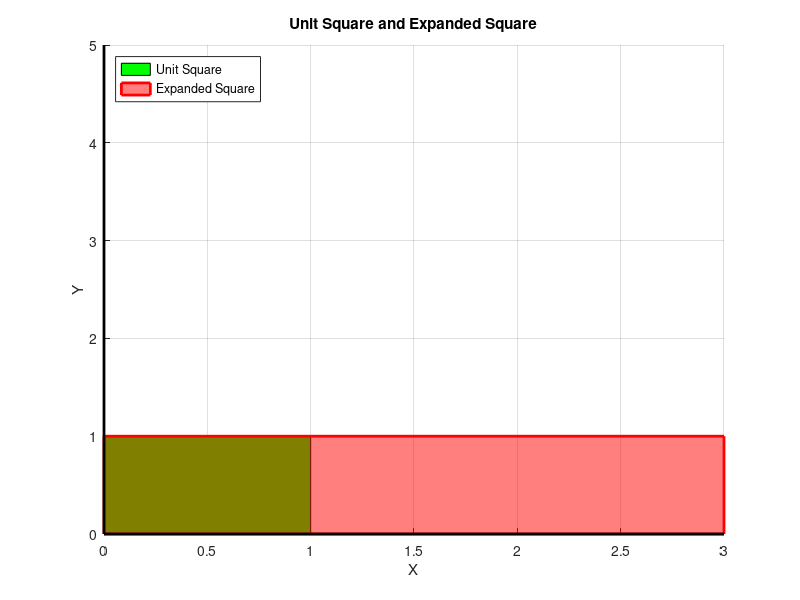

The MATLAB script that drew this image:
% Define the unit square vertices
unit_square = [0 0; 1 0; 1 1; 0 1; 0 0];

% Define the transformation matrix
transformation_matrix = [3 0; 0 1];

% Apply the transformation to the unit square
transformed_square = unit_square * transformation_matrix;

% Plot the unit square
figure;
hold on;
fill(unit_square(:,1), unit_square(:,2), 'g'); % Unit square in green
fill(transformed_square(:,1), transformed_square(:,2), 'r', 'FaceAlpha', 0.5, 'EdgeColor', 'r', 'LineWidth', 2); % Transformed square in red with transparency and bold lines
grid on;
title('Unit Square and Expanded Square');
xlabel('X');
ylabel('Y');
xlim([0 3]);
ylim([0 5]);

% Plot bold lines for x = 0 and y = 0
plot([0 0], [0 5], 'k', 'LineWidth', 2); % x = 0
plot([0 3], [0 0], 'k', 'LineWidth', 2); % y = 0

% Create legend
legend('Unit Square', 'Expanded Square', 'Location', 'northwest');

% Save the figure
saveas(gcf, 'unit_and_expanded_square.png');
